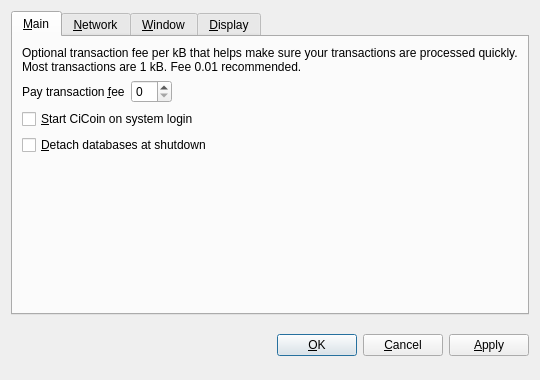
<?xml version="1.0" encoding="UTF-8"?>
<ui version="4.0">
 <class>OptionsDialog</class>
 <widget class="QDialog" name="OptionsDialog">
  <property name="geometry">
   <rect>
    <x>0</x>
    <y>0</y>
    <width>540</width>
    <height>380</height>
   </rect>
  </property>
  <property name="windowTitle">
   <string>Options</string>
  </property>
  <property name="modal">
   <bool>true</bool>
  </property>
  <layout class="QVBoxLayout" name="verticalLayout">
   <item>
    <widget class="QTabWidget" name="tabWidget">
     <property name="tabPosition">
      <enum>QTabWidget::North</enum>
     </property>
     <property name="currentIndex">
      <number>0</number>
     </property>
     <widget class="QWidget" name="tabMain">
      <attribute name="title">
       <string>&amp;Main</string>
      </attribute>
      <layout class="QVBoxLayout" name="verticalLayout_Main">
       <item>
        <widget class="QLabel" name="transactionFeeInfoLabel">
         <property name="text">
          <string>Optional transaction fee per kB that helps make sure your transactions are processed quickly. Most transactions are 1 kB. Fee 0.01 recommended.</string>
         </property>
         <property name="textFormat">
          <enum>Qt::PlainText</enum>
         </property>
         <property name="wordWrap">
          <bool>true</bool>
         </property>
        </widget>
       </item>
       <item>
        <layout class="QHBoxLayout" name="horizontalLayout_Main">
         <item>
          <widget class="QLabel" name="transactionFeeLabel">
           <property name="text">
            <string>Pay transaction &amp;fee</string>
           </property>
           <property name="textFormat">
            <enum>Qt::PlainText</enum>
           </property>
           <property name="buddy">
            <cstring>transactionFee</cstring>
           </property>
          </widget>
         </item>
         <item>
          <widget class="BitcoinAmountField" name="transactionFee"/>
         </item>
         <item>
          <spacer name="horizontalSpacer_Main">
           <property name="orientation">
            <enum>Qt::Horizontal</enum>
           </property>
           <property name="sizeHint" stdset="0">
            <size>
             <width>40</width>
             <height>20</height>
            </size>
           </property>
          </spacer>
         </item>
        </layout>
       </item>
       <item>
        <widget class="QCheckBox" name="bitcoinAtStartup">
         <property name="toolTip">
          <string>Automatically start CiCoin after logging in to the system.</string>
         </property>
         <property name="text">
          <string>&amp;Start CiCoin on system login</string>
         </property>
        </widget>
       </item>
       <item>
        <widget class="QCheckBox" name="detachDatabases">
         <property name="toolTip">
          <string>Detach block and address databases at shutdown. This means they can be moved to another data directory, but it slows down shutdown. The wallet is always detached.</string>
         </property>
         <property name="text">
          <string>&amp;Detach databases at shutdown</string>
         </property>
        </widget>
       </item>
       <item>
        <spacer name="verticalSpacer_Main">
         <property name="orientation">
          <enum>Qt::Vertical</enum>
         </property>
         <property name="sizeHint" stdset="0">
          <size>
           <width>20</width>
           <height>40</height>
          </size>
         </property>
        </spacer>
       </item>
      </layout>
     </widget>
     <widget class="QWidget" name="tabNetwork">
      <attribute name="title">
       <string>&amp;Network</string>
      </attribute>
      <layout class="QVBoxLayout" name="verticalLayout_Network">
       <item>
        <widget class="QCheckBox" name="mapPortUpnp">
         <property name="toolTip">
          <string>Automatically open the CiCoin client port on the router. This only works when your router supports UPnP and it is enabled.</string>
         </property>
         <property name="text">
          <string>Map port using &amp;UPnP</string>
         </property>
        </widget>
       </item>
       <item>
        <widget class="QCheckBox" name="connectSocks">
         <property name="toolTip">
          <string>Connect to the CiCoin network through a SOCKS proxy (e.g. when connecting through Tor).</string>
         </property>
         <property name="text">
          <string>&amp;Connect through SOCKS proxy:</string>
         </property>
        </widget>
       </item>
       <item>
        <layout class="QHBoxLayout" name="horizontalLayout_Network">
         <item>
          <widget class="QLabel" name="proxyIpLabel">
           <property name="text">
            <string>Proxy &amp;IP:</string>
           </property>
           <property name="textFormat">
            <enum>Qt::PlainText</enum>
           </property>
           <property name="buddy">
            <cstring>proxyIp</cstring>
           </property>
          </widget>
         </item>
         <item>
          <widget class="QValidatedLineEdit" name="proxyIp">
           <property name="maximumSize">
            <size>
             <width>140</width>
             <height>16777215</height>
            </size>
           </property>
           <property name="toolTip">
            <string>IP address of the proxy (e.g. 127.0.0.1)</string>
           </property>
          </widget>
         </item>
         <item>
          <widget class="QLabel" name="proxyPortLabel">
           <property name="text">
            <string>&amp;Port:</string>
           </property>
           <property name="textFormat">
            <enum>Qt::PlainText</enum>
           </property>
           <property name="buddy">
            <cstring>proxyPort</cstring>
           </property>
          </widget>
         </item>
         <item>
          <widget class="QLineEdit" name="proxyPort">
           <property name="maximumSize">
            <size>
             <width>55</width>
             <height>16777215</height>
            </size>
           </property>
           <property name="toolTip">
            <string>Port of the proxy (e.g. 9050)</string>
           </property>
          </widget>
         </item>
         <item>
          <widget class="QLabel" name="socksVersionLabel">
           <property name="text">
            <string>SOCKS &amp;Version:</string>
           </property>
           <property name="textFormat">
            <enum>Qt::PlainText</enum>
           </property>
           <property name="buddy">
            <cstring>socksVersion</cstring>
           </property>
          </widget>
         </item>
         <item>
          <widget class="QValueComboBox" name="socksVersion">
           <property name="toolTip">
            <string>SOCKS version of the proxy (e.g. 5)</string>
           </property>
          </widget>
         </item>
         <item>
          <spacer name="horizontalSpacer_Network">
           <property name="orientation">
            <enum>Qt::Horizontal</enum>
           </property>
           <property name="sizeHint" stdset="0">
            <size>
             <width>40</width>
             <height>20</height>
            </size>
           </property>
          </spacer>
         </item>
        </layout>
       </item>
       <item>
        <spacer name="verticalSpacer_Network">
         <property name="orientation">
          <enum>Qt::Vertical</enum>
         </property>
         <property name="sizeHint" stdset="0">
          <size>
           <width>20</width>
           <height>40</height>
          </size>
         </property>
        </spacer>
       </item>
      </layout>
     </widget>
     <widget class="QWidget" name="tabWindow">
      <attribute name="title">
       <string>&amp;Window</string>
      </attribute>
      <layout class="QVBoxLayout" name="verticalLayout_Window">
       <item>
        <widget class="QCheckBox" name="minimizeToTray">
         <property name="toolTip">
          <string>Show only a tray icon after minimizing the window.</string>
         </property>
         <property name="text">
          <string>&amp;Minimize to the tray instead of the taskbar</string>
         </property>
        </widget>
       </item>
       <item>
        <widget class="QCheckBox" name="minimizeOnClose">
         <property name="toolTip">
          <string>Minimize instead of exit the application when the window is closed. When this option is enabled, the application will be closed only after selecting Quit in the menu.</string>
         </property>
         <property name="text">
          <string>M&amp;inimize on close</string>
         </property>
        </widget>
       </item>
       <item>
        <spacer name="verticalSpacer_Window">
         <property name="orientation">
          <enum>Qt::Vertical</enum>
         </property>
         <property name="sizeHint" stdset="0">
          <size>
           <width>20</width>
           <height>40</height>
          </size>
         </property>
        </spacer>
       </item>
      </layout>
     </widget>
     <widget class="QWidget" name="tabDisplay">
      <attribute name="title">
       <string>&amp;Display</string>
      </attribute>
      <layout class="QVBoxLayout" name="verticalLayout_Display">
       <item>
        <layout class="QHBoxLayout" name="horizontalLayout_1_Display">
         <item>
          <widget class="QLabel" name="langLabel">
           <property name="text">
            <string>User Interface &amp;language:</string>
           </property>
           <property name="textFormat">
            <enum>Qt::PlainText</enum>
           </property>
           <property name="buddy">
            <cstring>lang</cstring>
           </property>
          </widget>
         </item>
         <item>
          <widget class="QValueComboBox" name="lang">
           <property name="toolTip">
            <string>The user interface language can be set here. This setting will take effect after restarting CiCoin.</string>
           </property>
          </widget>
         </item>
        </layout>
       </item>
       <item>
        <layout class="QHBoxLayout" name="horizontalLayout_2_Display">
         <item>
          <widget class="QLabel" name="unitLabel">
           <property name="text">
            <string>&amp;Unit to show amounts in:</string>
           </property>
           <property name="textFormat">
            <enum>Qt::PlainText</enum>
           </property>
           <property name="buddy">
            <cstring>unit</cstring>
           </property>
          </widget>
         </item>
         <item>
          <widget class="QValueComboBox" name="unit">
           <property name="toolTip">
            <string>Choose the default subdivision unit to show in the interface and when sending coins.</string>
           </property>
          </widget>
         </item>
        </layout>
       </item>
       <item>
        <widget class="QCheckBox" name="displayAddresses">
         <property name="toolTip">
          <string>Whether to show CiCoin addresses in the transaction list or not.</string>
         </property>
         <property name="text">
          <string>&amp;Display addresses in transaction list</string>
         </property>
        </widget>
       </item>
       <item>
        <spacer name="verticalSpacer_Display">
         <property name="orientation">
          <enum>Qt::Vertical</enum>
         </property>
         <property name="sizeHint" stdset="0">
          <size>
           <width>20</width>
           <height>40</height>
          </size>
         </property>
        </spacer>
       </item>
      </layout>
     </widget>
    </widget>
   </item>
   <item>
    <layout class="QHBoxLayout" name="horizontalLayout_Buttons">
     <item>
      <spacer name="horizontalSpacer_1">
       <property name="orientation">
        <enum>Qt::Horizontal</enum>
       </property>
       <property name="sizeHint" stdset="0">
        <size>
         <width>40</width>
         <height>48</height>
        </size>
       </property>
      </spacer>
     </item>
     <item>
      <widget class="QLabel" name="statusLabel">
       <property name="font">
        <font>
         <weight>75</weight>
         <bold>true</bold>
        </font>
       </property>
       <property name="text">
        <string/>
       </property>
       <property name="textFormat">
        <enum>Qt::PlainText</enum>
       </property>
       <property name="wordWrap">
        <bool>true</bool>
       </property>
      </widget>
     </item>
     <item>
      <spacer name="horizontalSpacer_2">
       <property name="orientation">
        <enum>Qt::Horizontal</enum>
       </property>
       <property name="sizeHint" stdset="0">
        <size>
         <width>40</width>
         <height>48</height>
        </size>
       </property>
      </spacer>
     </item>
     <item>
      <widget class="QPushButton" name="okButton">
       <property name="text">
        <string>&amp;OK</string>
       </property>
      </widget>
     </item>
     <item>
      <widget class="QPushButton" name="cancelButton">
       <property name="text">
        <string>&amp;Cancel</string>
       </property>
       <property name="autoDefault">
        <bool>false</bool>
       </property>
      </widget>
     </item>
     <item>
      <widget class="QPushButton" name="applyButton">
       <property name="text">
        <string>&amp;Apply</string>
       </property>
       <property name="autoDefault">
        <bool>false</bool>
       </property>
      </widget>
     </item>
    </layout>
   </item>
  </layout>
 </widget>
 <customwidgets>
  <customwidget>
   <class>BitcoinAmountField</class>
   <extends>QSpinBox</extends>
   <header>bitcoinamountfield.h</header>
  </customwidget>
  <customwidget>
   <class>QValueComboBox</class>
   <extends>QComboBox</extends>
   <header>qvaluecombobox.h</header>
  </customwidget>
  <customwidget>
   <class>QValidatedLineEdit</class>
   <extends>QLineEdit</extends>
   <header>qvalidatedlineedit.h</header>
  </customwidget>
 </customwidgets>
 <resources/>
 <connections/>
</ui>
